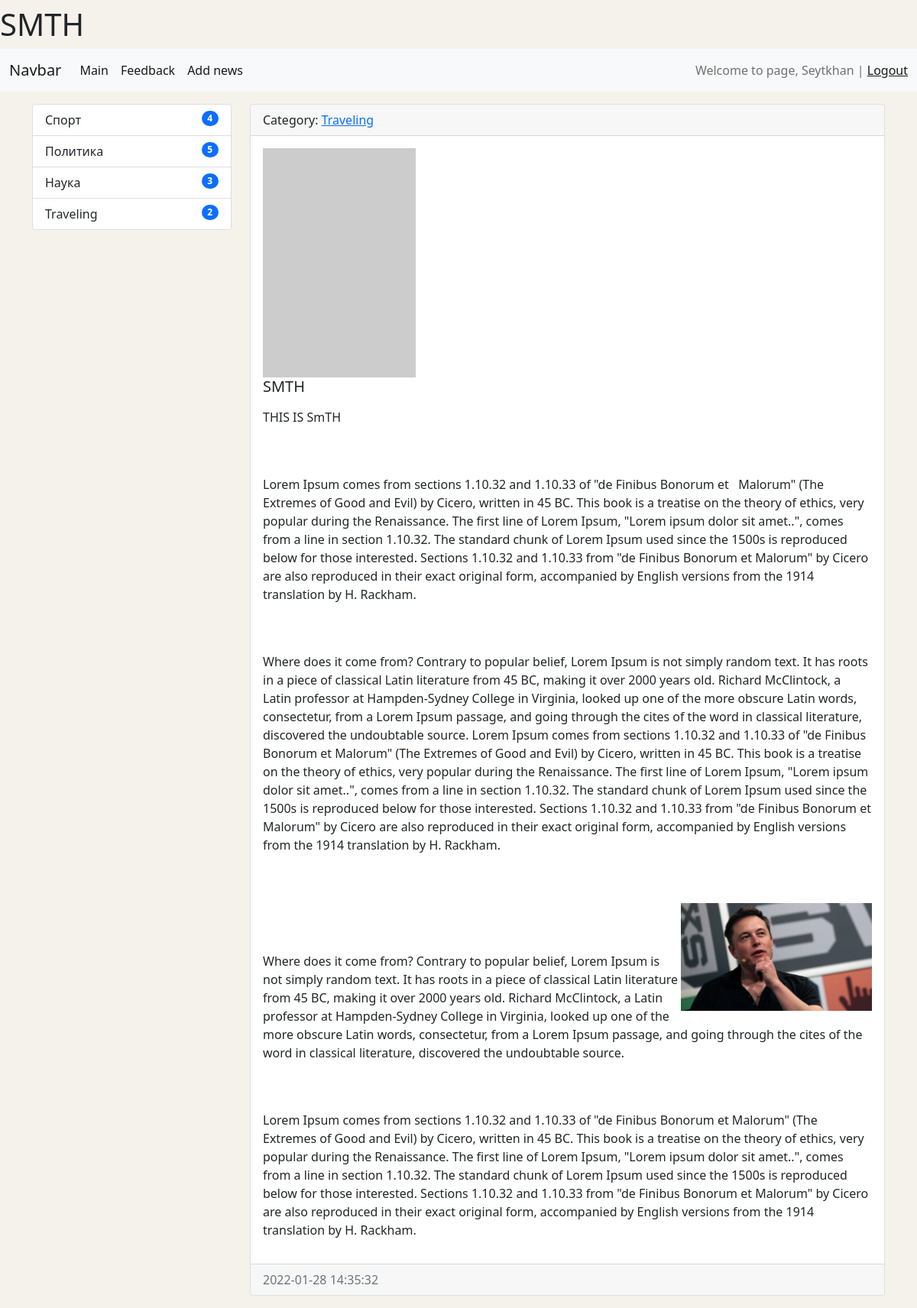
Page /news/19/ (signed in) on the committed database.
### news/models.py (models this page shows, shortened)
class News(models.Model):
    title = models.CharField(max_length=150, verbose_name='Наименование')
    content = models.TextField(blank=True, verbose_name='Контент')
    created_at = models.DateTimeField(auto_now_add=True, verbose_name='Дата публикации')
    updated_at = models.DateTimeField(auto_now=True, verbose_name='Обновлено')
    photo = models.ImageField(upload_to='photos/%Y/%m/%d/', verbose_name='Фото', blank=True)
    is_published = models.BooleanField(default=True, verbose_name='Опубликовано')
    category = models.ForeignKey('Category', on_delete=models.PROTECT, verbose_name='Категория')
    numbers_of_views = models.IntegerField(default=0)
    class Meta:
        verbose_name = 'Новость'
        verbose_name_plural = 'Новости'
        ordering = ['-created_at']

class Category(models.Model):
    title = models.CharField(max_length=150, db_index=True, verbose_name='Наименование категории')
    def get_absolute_url(self):
        return reverse('category', kwargs={'category_id': self.pk})
    def __str__(self):
        return self.title
    class Meta:
        verbose_name = 'Категория'
        verbose_name_plural = 'Категории'
        ordering = ['-title']

### news/views.py (the view)
# urls.py: path('news/<int:pk>/', ViewNews.as_view(), name='view_news'),
class ViewNews(DetailView):
    model = News
    context_object_name = 'news_item'

### news/templatetags/news_tags.py (called while the page is built)
@register.inclusion_tag('news/list_categories.html')
def show_categories():
    categories = Category.objects.annotate(cnt=Count('news', filter=F('news__is_published'))).filter(cnt__gt=0)
    return {'categories': categories}

### news/templates/news/news_detail.html (shortened to what this page needs)
{% extends 'base.html' %}
{% block news_item_title %}
    {{ news_item.title }}
{% endblock %}
{% block sidebar %}
{% include 'inc/_sidebar.html' %}
{% endblock %}
{% block content %}
<div class="card mb-3">
    <div class="card-header">
        Category: <a href="{{ news_item.category.get_absolute_url }}">{{ news_item.category }}</a>
    </div>
    <div class="card-body">
        {% if news_item.photo %}
            <img src="{{ news_item.photo.url }}" alt="Photo" width="200" class="float-left mr-3">
        {% else %}
            <img src="https://picsum.photos/200/300/?blur=2" alt="Photo" class="float-left mr-3">
        {% endif %}
        <h5 class="card-title">{{ news_item.title }}</h5>
        <p class="card-text">{{ news_item.content|safe|linebreaksbr }}</p>
    </div>
    <div class="card-footer text-muted">
        {{ news_item.created_at|date:'Y-m-d H:i:s' }}
    </div>
</div>
{% endblock %}

### templates/inc/_nav.html (shortened to what this page needs)
<nav class="navbar navbar-expand-lg navbar-light bg-light">
    <div class="container-fluid">
        <a class="navbar-brand" href="{% url 'home' %}">Navbar</a>
        <div class="collapse navbar-collapse" id="navbarSupportedContent">
            <ul class="navbar-nav me-auto mb-2 mb-lg-0">
                <li class="nav-item">
                    <a class="nav-link active" aria-current="page" href="{% url 'home' %}">Main</a>
                </li>
                <li class="nav-item">
                    <a class="nav-link active" aria-current="page" href="{% url 'feedback' %}">Feedback</a>
                </li>
                {% if request.user.is_authenticated %}
                    <li class="nav-item">
                        <a class="nav-link active" aria-current="page" href="{% url 'add_news' %}">Add news</a>
                    </li>
                {% endif %}
            </ul>
            <span class="navbar-text">
                {% if request.user.is_authenticated %}
                Welcome to page, {{ user.username }} | <a href="{% url 'logout' %}">Logout</a>
                {% else %}
                    <a href="{% url 'register' %}">Register</a>| <a href="{% url 'login' %}">Login</a>
                {% endif %}
            </span>
        </div>
    </div>
</nav>

### news/templates/news/list_categories.html
<div class="list-group">
    {% for item_categories in categories %}
    <a href="{{ item_categories.get_absolute_url }}" class="list-group-item list-group-item-action">
        {{ item_categories.title }}
        <span class="badge bg-primary rounded-pill category_badge">{{ item_categories.cnt }}</span>
    </a>
    {% endfor %}
</div>

### mySite/static/css/main.css (style rules this page uses)
body { background-color: #f5f2eb; }
.category_badge { float: right; }

### rows in the picture
News: title "SMTH", category "Traveling", content "THIS IS SmTH Lorem Ipsum comes from sections 1.10.32 and 1.10.33 of \"de Finibus Bonorum et Malorum\" (The Extremes of Good and Evil) by Cicero, written in 45 BC. This book is a treatise on the theory of ethics, very popular during the Renaissance. The first line of Lorem Ipsum, \"Lorem ipsum dolor sit amet..\", comes from a line in section 1.10.32. The standard chunk of Lorem Ipsum used since the 1500s is reproduced below for those interested. Sections 1.10.32 and 1.10.33 from \"de Finibus Bonorum et Malorum\" by Cicero are also reproduced in their exact original form, accompanied by English versions from the 1914 translation by H. Rackham. Where does it come from? Contrary to popular belief,…", content (picture), created_at "2022-01-28 14:35:32"
Category: title "Спорт", cnt "4"
Category: title "Политика", cnt "5"
Category: title "Наука", cnt "3"
Category: title "Traveling", cnt "2"

### other values in the picture
{{ user.username }} "Seytkhan"
